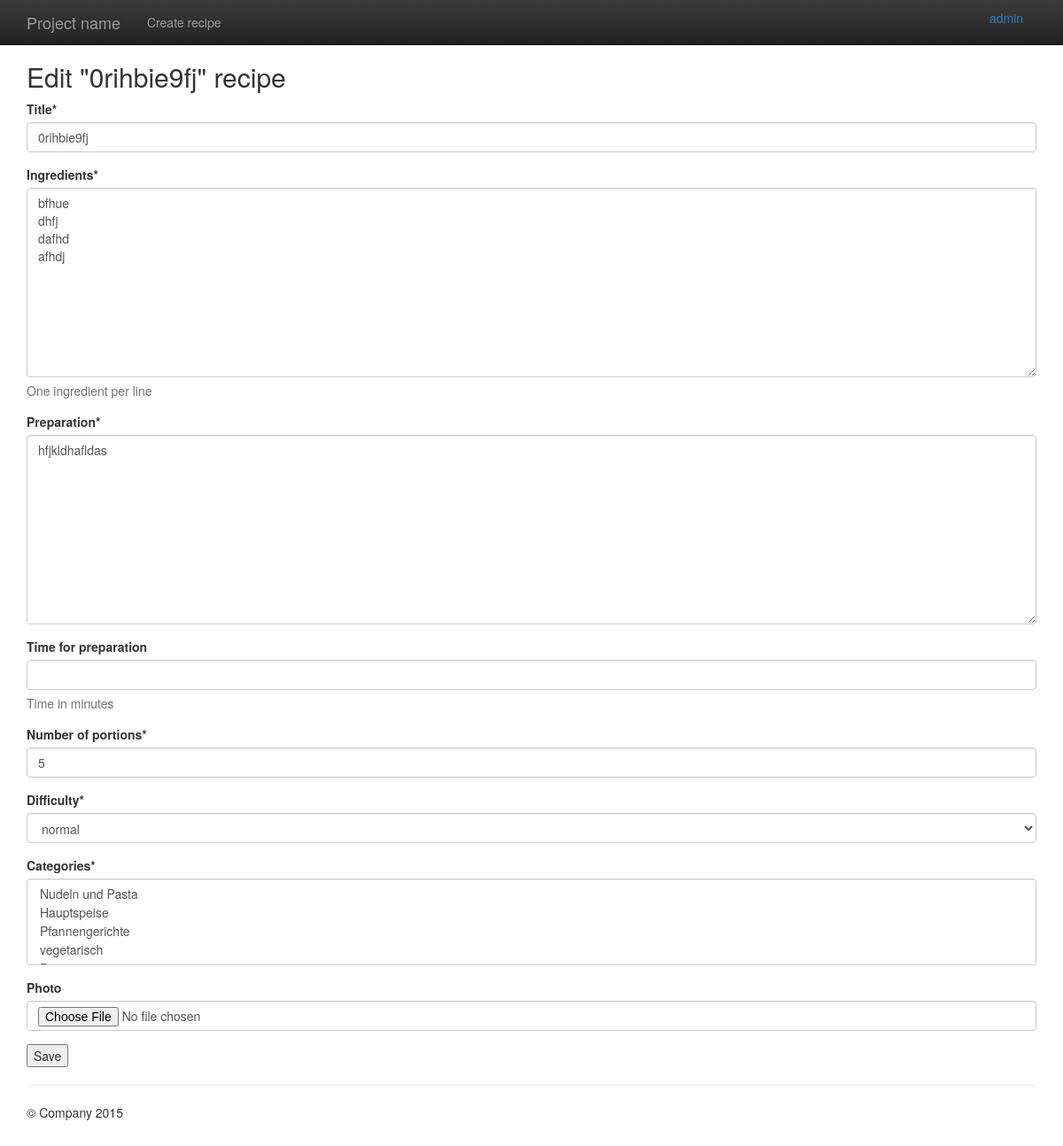
The app's page /edit/0rihbie9fj/ (signed in) with its own data.
### recipes/models.py (models this page shows, shortened)
class Recipe(models.Model):
    DIFFICULTY_EASY = 1
    DIFFICULTY_MEDIUM = 2
    DIFFICULTY_HARD = 3
    DIFFICULTIES = (
        (DIFFICULTY_EASY, 'simple'),
        (DIFFICULTY_MEDIUM, 'normal'),
        (DIFFICULTY_HARD, 'hard'),
    )
    title = models.CharField('Title', max_length=255)
    slug = models.SlugField(unique=True)
    ingredients = models.TextField('Ingredients',
        help_text='One ingredient per line')
    preparation = models.TextField('Preparation')
    time_for_preparation = models.IntegerField('Time for preparation',
        help_text='Time in minutes', blank=True, null=True)
    number_of_portions = models.PositiveIntegerField('Number of portions')
    difficulty = models.SmallIntegerField('Difficulty',
        choices=DIFFICULTIES, default=DIFFICULTY_MEDIUM)
    category = models.ManyToManyField(Category, verbose_name='Categories')  # related_name='recipe_set'
    author = models.ForeignKey(User, verbose_name='Author')
    photo = models.ImageField(upload_to='recipes', verbose_name='Photo', blank=True, null=True)
    date_created = models.DateTimeField(editable=False)
    date_updated = models.DateTimeField(editable=False)
    class Meta:
        verbose_name = 'Recipe'
        verbose_name_plural = 'Recipes'
        ordering = ['-date_created']

### recipes/views.py (the view)
# urls.py: url(r'^edit/(?P<slug>[-\w]+)/$', recipes.views.edit,
@login_required
def edit(request, slug):
    recipe = get_object_or_404(Recipe, slug=slug)
    if (request.user != recipe.author) and (not request.user.is_staff):
        raise PermissionDenied
    if request.method == "POST":
        form = RecipeForm(instance=recipe, data=request.POST, files=request.FILES)
        if form.is_valid():
            form.save()
            return redirect(recipe)
    else:
        form = RecipeForm(instance=recipe)
    context = {'form': form, 'object': recipe, 'create': False}
    return render(request, 'recipes/form.html', context)

### recipes/forms.py
class RecipeForm(ModelForm):
    class Meta:
        model = Recipe
        exclude = ('slug', 'author', 'date_created', 'date_updated')

### recipes/models.py (called while the page is built)
    def __str__(self):
        return self.name

### recipes/templates/recipes/form.html (shortened to what this page needs)
{% extends "base.html" %}
{% load crispy_forms_tags %}
{% block content %}
    {% if create %}
        <h2>Create recipe</h2>
        {% url 'recipes_recipe_create' as action_url %}
    {% else %}
        <h2>Edit "{{ object.title }}" recipe</h2>
        {% url 'recipes_recipe_edit' object.slug as action_url %}
    {% endif %}
    <form action="{{ action_url }}" method="post" accept-charset="utf-8" enctype="multipart/form-data">
        {{ form|crispy }}
        <p><input type="submit" value="Save"/></p>
    </form>
{% endblock %}

### userauth/templates/userauth/toggle_login.html (shortened to what this page needs)
{% if user.is_authenticated %}
<ul class="nav navbar-nav">
    <li><a href="{% url 'recipes_recipe_create' %}">Create recipe</a></li>
</ul>
<ul class="nav pull-right">
    <li class="dropdown">
        <a class="dropdown-toggle" id="dropuser" data-toggle="dropdown" href="#">
            {{ user.username }}</a>
    </li>
</ul>
{% else %}
<div class="navbar-collapse collapse pull-right">
    <a type="submit" class="btn btn-primary" href="{% url 'userauth_login' %}">Login</a>
    <a type="submit" class="btn btn-default" href="{% url 'userauth_register' %}">Register</a>
</div>
{% endif %}

### templates/base.html (style rules this page uses)
body { padding-top: 50px; padding-bottom: 20px; }

### records on screen
Recipe: title "0rihbie9fj", ingredients "bfhue dhfj dafhd afhdj", preparation "hfjkldhafldas", number_of_portions "5", difficulty "normal"

### other values on screen
{{ user.username }} "admin"
